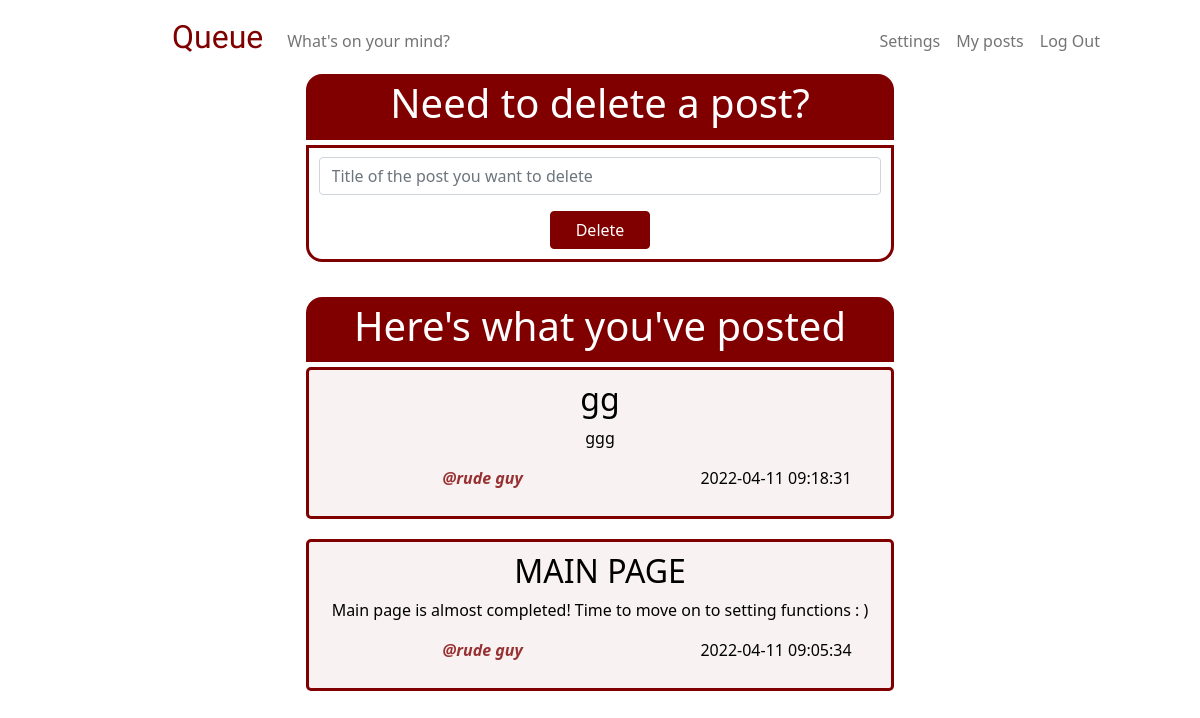
Page /my-posts (signed in) on the earlier database version.
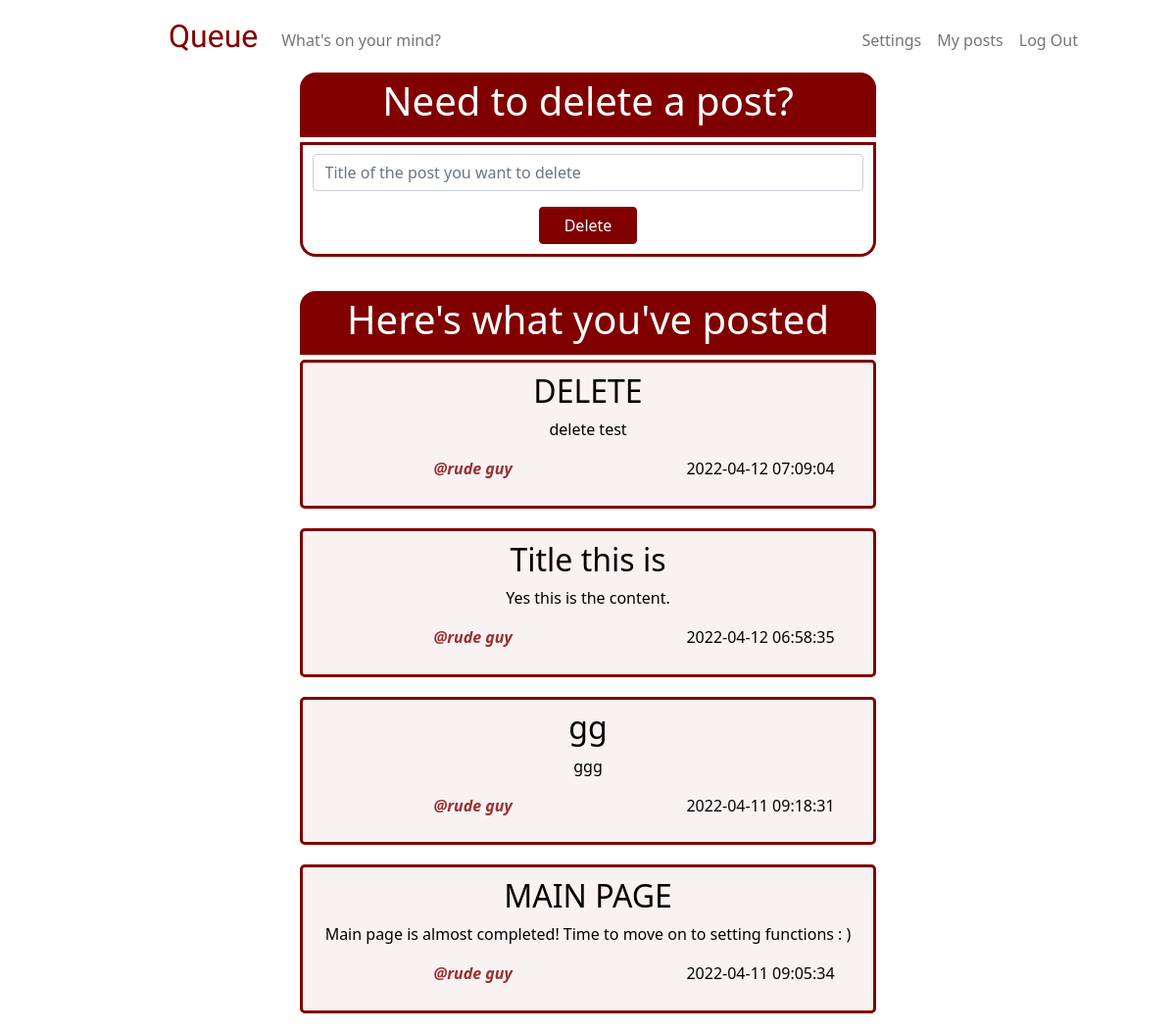
Same page on the later database version.
### tables this page shows
CREATE TABLE 'posts' ('id' INTEGER PRIMARY KEY NOT NULL, 'content' TEXT NOT NULL, 'time' DATETIME DEFAULT CURRENT_TIMESTAMP, title TEXT, 'user_id'  INTEGER NOT NULL  , 'username' TEXT);

### app.py (the view)
@app.route("/my-posts", methods=["GET", "POST"])
@login_required
def my_posts():
    if request.method == "POST":
        if not request.form.get("delete-title"):
            return apology("must provide title of post you want to delete", 400)
        else:
            delete_title = request.form.get("delete-title")
            db.execute("DELETE FROM posts WHERE title = ? AND user_id = ? ", delete_title, session["user_id"])
            user_posts = db.execute("SELECT * FROM posts WHERE user_id = ? ORDER BY time DESC ", session["user_id"])
            return render_template("my_posts.html", user_posts=user_posts)
    else:
        user_posts = db.execute("SELECT * FROM posts WHERE user_id = ? ORDER BY time DESC ", session["user_id"])
        return render_template("my_posts.html",  user_posts= user_posts)

### helpers.py (called while the page is built)
def login_required(f):
    @wraps(f)
    def decorated_function(*args, **kwargs):
        if session.get("user_id") is None:
            return redirect("/login")
        return f(*args, **kwargs)
    return decorated_function

### templates/my_posts.html (shortened to what this page needs)
{% extends "layout.html" %}
{% block main %}
    <div class="users-post-header">
        <h1> Need to delete a post? </h1>
    </div>
    <div class="users-post-container">
        <form action="/my-posts" method="post">
            <div class="mb-3">
                <input class="form-control" id="delete-title" name="delete-title" placeholder="Title of the post you want to delete" type="text" >
            </div>
            <button class="btn btn-primary main-button" id="delete-button" type="submit"> Delete </button>
        </form>
    </div>
    <div class="others-post-header">
        <h1> Here's what you've posted </h1>
    </div>
    <div>
        {% for user_post in user_posts %}
            <div class="others-post-container">
                <h2>{{ user_post["title"] }} </h2>
                <p>{{ user_post["content"] }} </p>
                <div class="row">
                    <div class="column left">
                        <p class="username"><strong> @{{ user_post["username"] }} </strong></p>
                    </div>
                    <div class="column right">
                        <p> {{ user_post["time"] }} </p>
                    </div>
                </div>
            </div>
        {% endfor %}
    </div>
{% endblock %}

Differences in the rows shown:
added posts: title "DELETE", content "delete test", username "rude guy", time "2022-04-12 07:09:04"
added posts: title "Title this is", content "Yes this is the content.", username "rude guy", time "2022-04-12 06:58:35"
